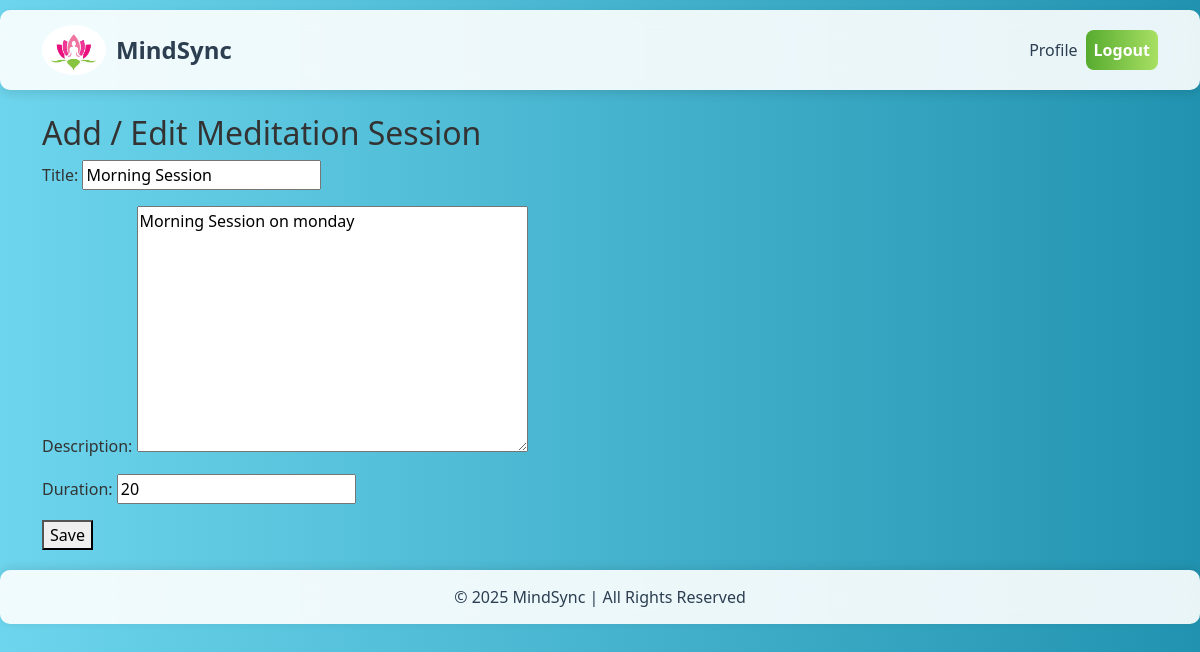
/update/13/ (signed in), run on the app's committed database.
### meditation_app/models.py (models this page shows, shortened)
class MeditationSession(models.Model):
    user = models.ForeignKey(User, on_delete=models.CASCADE, null=True, blank=True)
    title = models.CharField(max_length=200)
    description = models.TextField()
    duration = models.PositiveIntegerField()  # Duration in minutes
    created_at = models.DateTimeField(auto_now_add=True)
    session_date = models.DateField(default=datetime.now().date)  # Corrected date default
    notes = models.TextField(blank=True, null=True)

### meditation_app/views.py (the view)
# urls.py: path('update/<int:pk>/', views.session_update, name='session_update'),
@login_required
def session_update(request, pk):
    session = get_object_or_404(MeditationSession, pk=pk, user=request.user)
    if request.method == "POST":
        form = MeditationSessionForm(request.POST, instance=session)
        if form.is_valid():
            form.save()
            messages.success(request, "Meditation session updated successfully!")
            return redirect("session_list")
    else:
        form = MeditationSessionForm(instance=session)
    return render(request, "meditation_app/session_form.html", {"form": form})

### meditation_app/forms.py
class MeditationSessionForm(forms.ModelForm):
    class Meta:
        model = MeditationSession
        fields = ['title', 'description', 'duration']

### meditation_app/templates/meditation_app/session_form.html (shortened to what this page needs)
{% extends 'meditation_app/base.html' %}
{% block content %}
    <h2>Add / Edit Meditation Session</h2>
    <form method="post">
        {{ form.as_p }}
        <button type="submit">Save</button>
    </form>
{% endblock %}

### meditation_app/templates/meditation_app/base.html (style rules this page uses)
body { background: linear-gradient(to right, #6dd5ed, #2193b0); color: #333; }

### data on the page
MeditationSession: title "Morning Session", description "Morning Session on monday", duration "20"
